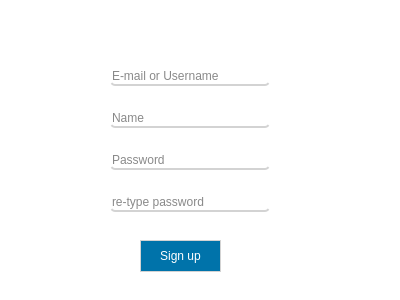
<?xml version="1.0" encoding="UTF-8"?>
<ui version="4.0">
 <class>Dialog</class>
 <widget class="QDialog" name="Dialog">
  <property name="geometry">
   <rect>
    <x>0</x>
    <y>0</y>
    <width>400</width>
    <height>300</height>
   </rect>
  </property>
  <property name="windowTitle">
   <string>Dialog</string>
  </property>
  <property name="styleSheet">
   <string notr="true">

/*  ---------------------------- ALL OTHERS WIDGETS ---------------------------- */
*{
selection-background-color: rgb(67, 128, 179);
selection-color: rgb(255, 255, 255);
}

/*  ---------------------------- MAIN WINDOW, WIDGET ---------------------------- */
QMainWindow,QWidget
{
color:rgb(0,0,0);
background:rgb(255,255,255);
font: 12pt &quot;Arial&quot;;
}

/*  ---------------------------- MENU BAR ---------------------------- */
QMenuBar
{
color:rgb(120,120,120);
background:rgb(230,230,230);
}
QMenuBar::item:selected
{
color:rgb(100,100,100);
background:rgb(200,200,200);
}
/*  ---------------------------- CONTEXT MENU ---------------------------- */
QMenu
{
color:rgb(90,90,90);
background:rgb(230,230,230);
padding: 3;
}
QMenu::item:selected
{
color:rgb(90,90,90);
background:rgb(200,200,200);
}
QMenu::separator {
background:rgb(200,200,200);
height:1px;
}


/*  ---------------------------- Q TAB BAR ---------------------------- */
QTabBar::tab {
color:rgb(150,150,150);
background:rgb(240,240,240);
height:30;
width:80;
border: rgb(240,240,240);
border-width: 0 0 2px 0;
padding-left:10;
}

QTabBar::tab:selected {
background:white;
color:rgb(100,100,100);
border: solid rgb(0,150,255);
border-width: 0 0 5px 0;
}
QTableWidget QTableCornerButton::section {
background-color: rgb(255, 255, 255);
}
/*-----------------------------------------------------------------
------------------------------ LINE_EDIT --------------------------
------------------------------ TEXT BROWSER -----------------------
------------------------------ TEXT_EDIT---------------------------
------------------------------ PLAIN_TEXT -------------------------
------------------------------------------------------------------- */
QLineEdit,QTextBrowser,QTextEdit,QPlainTextEdit
{
color:rgb(20,20,20);
background-color:white;
border: solid lightgrey;
border-width: 0 0 2px 0;
border-bottom-left-radius: 5;
border-bottom-right-radius: 5;
}

QLineEdit:disabled
{
color:rgb(160, 150, 150);
background-color:rgb(255, 240, 240);
border: solid rgb(253, 14, 14);
border-width: 0 0 2px 0;
border-bottom-left-radius: 5;
border-bottom-right-radius: 5;
}

/*  ---------------------------- COMBO BOX ----------------------------*/
QComboBox
{
color:rgb(0,115,170);
background-color:rgb(255, 255, 255);
min-width: 5px;
padding: 1px 0px 1px 3px;
border: 1px solid rgb(0,115,170);
}

QComboBox:hover
{
color:rgb(0,115,170);
background-color: white;
}

QComboBox:selected
{
color:rgb(0,115,170);
selection-background-color: rgb(255, 255, 255);
}

QComboBox::drop-down
{
width: 30px;
background-color:rgb(0,115,170);
}

QComboBox::down-arrow
{
image: url(assets/UI/Icons/interface_icons/arrow_down.png);
width: 14px;
height: 14px;
}


/* -------------------------------- CHECK BOX ----------------------------------------- */
QCheckBox
{
background: rgb(255, 255, 255);
color:rgb(25, 29, 32);
padding: 6;
}
/* ----------------------------  TOOL BOX  ----------------------------  */
QToolBox::tab
{
color:darkgrey;
background:lightgrey;
}
QToolBox::tab::selected
{
color:grey;
background:rgb(250, 250,250);
}
QToolBox::tab::hover
{
color:white;
background:rgb(0,115,170);
}
/*  ---------------------------- PROGRESS BAR ---------------------------- */
QProgressBar {
color:grey;
text-align: center;
font-size:13px;
}
QProgressBar::chunk {
background:rgb(0, 193, 50);
}
/*  ---------------------------- PUSHBUTTON ---------------------------- */
QPushButton
{
border: 1px solid lightgrey;
color:white;
background:rgb(0,115,170);
min-height:30;
min-width: 50;
}
QPushButton:hover
{
border: 1px solid lightgrey;
color:white;
background:rgb(0, 120, 210);
}

QPushButton:pressed
{
border: 1px solid lightgrey;
color:white;
background:rgb(0, 53, 100);
}
/*  ----------------------------  LCD NUMBER ---------------------------- */
QLCDNumber
{
color:rgb(0,115,170);
border:2 solid rgb(100,100,100);
}
/*  ---------------------------- TABLE_LIST_TABLE ---------------------------- */
QTableView,
QTableWidget
{
alternate-background-color: rgb(240, 250, 255);
}
QTreeView
{
background: rgb(250,250,250);
color: rgb(180,180,180);
}
QTableView::item:selected, 
QListView::item:selected,
QTableView::item:hover, 
QListView::item:hover, 
QTreeView::item:hover
{
background:rgb(0,115,170);
color:rgb(250,250,250);
}
QTableView::item, 
QListView::item, 
QTreeView::item
{
color:rgb(100,100,100);
}
QTreeView::item:selected,QListView::item:selected,QTableView::item:selected
{
color:rgb(37, 62, 71);
background:rgb(209, 241, 252);
}
/* QTreeView::item:has-children
{
background-color: rgb(0, 78, 134);
color: white;
border-bottom: 2px solid qlineargradient(spread:pad, x1:1, y1:0.5, x2:0, y2:0.5, stop:0 rgba(255, 255, 255, 0), stop:0.5 rgba(0, 150, 255, 255), stop:1 rgba(255, 255, 255, 0));
}
*/
/*  ---------------------------- HEADER VIEW ---------------------------- */
QHeaderView::section
{
color:rgb(133, 133, 133);
background:white;
border:transparent;
text-align:center;
padding:1;
}
/* ------------------------------- CALENDAR -------------------------------------------------- */
QCalendarView
{
color: rgb(20,20,20);
background-color: rgb(240,240,240);
alternate-background-color: rgb(0,115,170);
selection-background-color: white;
selection-color: black;
}
QAbstractItemView
{
color:rgb(200,200,200);
}


/* ---------------------------------------- SLIDER HORIZONTAL ----------------------------------------------- */


QSlider::groove:horizontal,QSlider::add-page:horizontal
{
background: rgb(255, 255, 255);
height: 27px;
}
QSlider::sub-page:horizontal {
height: 10px;
background: rgb(0,115,170);
}
QSlider::handle:horizontal {
margin-right: -10px;
margin-left: -10px;
background: rgb(0,115,170);
}
QSlider::handle:horizontal:hover {
background:rgb(0,115,170);
}

/* --------------------------------  VERTICAL SLIDER --------------------------------------------------------------  */

QSlider::handle
{
border-radius: 3px;
}

QSlider::groove:vertical,QSlider::add-page:vertical,QSlider::sub-page:vertical
{
width: 20px;
background: rgb(255, 255, 255);
}

QSlider::handle:vertical {
margin-top: -10px;
margin-bottom: -10px;
background: rgb(0,115,170);
}
QSlider::handle:vertical:hover {
background: rgb(0,115,170);
}

/* --------------------------------- SCROLLBAR HORIZONTAL --------------------------------------  */

QScrollBar::groove:horizontal{
background: white;
height: 17px;
}
QScrollBar::sub-page:horizontal,QScrollBar::add-page:horizontal  {
height: 10px;
background: rgb(255, 255, 255);
}
QScrollBar::handle:horizontal {
margin-right: -5px;
background: rgb(0,115,170);
}
QScrollBar::handle:horizontal:hover {
background: rgb(0,115,170);
}

/* --------------------------------------- SCROLLBAR VERTICAL ----------------------------------------------  */

/* SCROLLBAR */
QScrollBar:vertical {
background: white;
width: 15px;
margin: 22px 0 22px 0;
}
/* HANDLE*/
QScrollBar::handle:vertical {
background: rgb(0,115,170);
min-height: 20px;
}

/* UP ARROW */
QScrollBar::up-arrow:vertical {
image: url(assets/UI/Icons/interface_icons/arrow_up.png);
width: 10px;
height: 10px;
}
/* DOWN ARROW */
QScrollBar::down-arrow:vertical {
image: url(assets/UI/Icons/interface_icons/arrow_down.png);
width: 10px;
height: 10px;
}
/* UP BUTTON */
QScrollBar::sub-line:vertical {
background: rgb(0,115,170);
height: 20px;
subcontrol-position: top;
subcontrol-origin: margin;
}
/* DOWN BUTTON */
QScrollBar::add-line:vertical {
background: rgb(0,115,170);
height: 20px;
subcontrol-position: bottom;
subcontrol-origin: margin;
}
/* SUBPAGES - ADDPAGE */
QScrollBar::add-page:vertical, QScrollBar::sub-page:vertical {
background: none;
}
/* ---------------------------------- Q TOOL BAR -------------------------------------------------------- */
/* TOOLBAR REGION */
QToolBar {
background: rgb(35,40,45);
spacing: 20;

}
/* SEPARATOR */
QToolBar:separator
{
background: rgb(80, 80, 80);
height: 2;
}
/* QToolBar QToolButton { 
    width: 100px;
} */
/* -----------------------------------------------Q TOOL BUTTON------------------------------------------- */
/* BUTTON */
QToolButton
{
color: rgb(255, 255, 255);
background:rgb(35,40,45);
}

QToolButton:hover,QToolButton:pressed
{
background-color: rgb(64, 73, 82);
}

QMessageBox QLabel
{
color: red;
}
</string>
  </property>
  <widget class="QWidget" name="verticalLayoutWidget">
   <property name="geometry">
    <rect>
     <x>110</x>
     <y>50</y>
     <width>160</width>
     <height>181</height>
    </rect>
   </property>
   <layout class="QVBoxLayout" name="verticalLayout">
    <item>
     <widget class="QLineEdit" name="lineEdit">
      <property name="placeholderText">
       <string>E-mail or Username</string>
      </property>
     </widget>
    </item>
    <item>
     <widget class="QLineEdit" name="lineEdit_2">
      <property name="placeholderText">
       <string>Name</string>
      </property>
     </widget>
    </item>
    <item>
     <widget class="QLineEdit" name="lineEdit_3">
      <property name="placeholderText">
       <string>Password</string>
      </property>
     </widget>
    </item>
    <item>
     <widget class="QLineEdit" name="lineEdit_4">
      <property name="placeholderText">
       <string>re-type password</string>
      </property>
     </widget>
    </item>
   </layout>
  </widget>
  <widget class="QPushButton" name="pushButton">
   <property name="geometry">
    <rect>
     <x>140</x>
     <y>240</y>
     <width>81</width>
     <height>32</height>
    </rect>
   </property>
   <property name="text">
    <string>Sign up</string>
   </property>
  </widget>
 </widget>
 <resources/>
 <connections/>
</ui>
